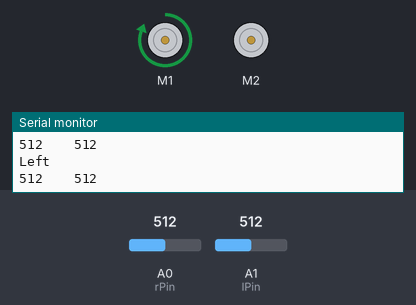
Simulated run of this sketch. Board: Arduino Uno, built with avr-gcc and run on an emulated ATmega328P. Shown: 2 × DC motor (green arrow = forward, orange = backward, longer = faster), the last lines printed to the serial monitor. The test bench sets the inputs (shaded band); at power-on: A0 (rPin) = 512, A1 (lPin) = 512.

Above: at 3.8 s.
3.9 s: A0 (rPin) set to 981
8.2 s: A0 (rPin) set to 1012
At 11.3 s:
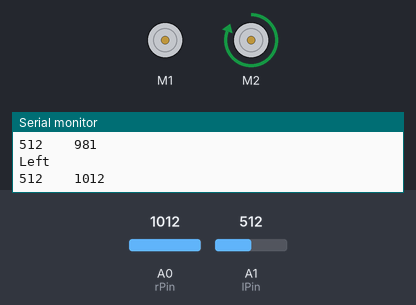
12.1 s: A1 (lPin) set to 988
17.2 s: A1 (lPin) set to 1010
At 19.4 s:
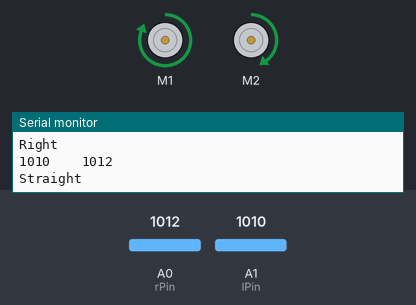
21.1 s: A1 (lPin) set to 990
At 25.3 s:
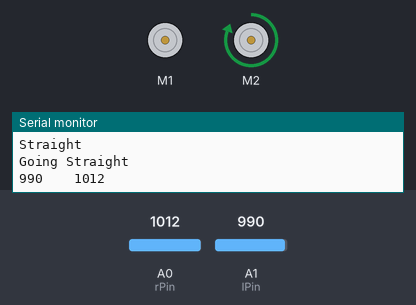
26.5 s: A1 (lPin) set to 1023
At 28.8 s:
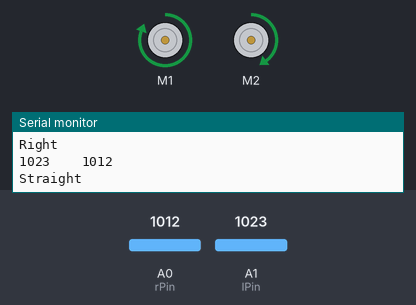
Timing chart, 0 to 30.3 s (numbered marks = the images above; inputs shaded):
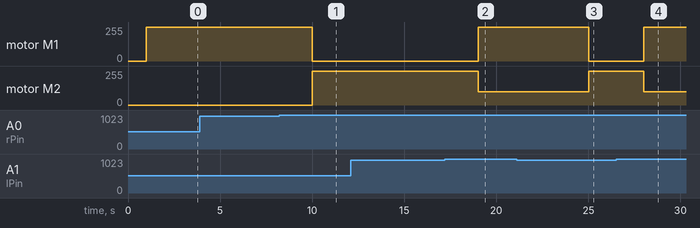

Measured:
- the behaviour switches between 999 and 1000 on A0 (rPin) (found by bisection; images 0 and 1)
- the behaviour switches between 1000 and 1001 on A1 (lPin) (found by bisection; images 1 and 2)
- after the input at 8.2 s, motor M1: forward 255/255 → stopped after 1.8 s; motor M2: stopped → forward 255/255 after 1.8 s
- after the input at 17.2 s, motor M1: stopped → forward 255/255 after 1.8 s; motor M2: forward 255/255 → forward 100/255 after 1.8 s
- after the input at 21.1 s, motor M1: forward 255/255 → stopped after 3.9 s; motor M2: forward 100/255 → forward 255/255 after 3.9 s
- after the input at 26.5 s, motor M1: stopped → forward 255/255 after 1.5 s; motor M2: forward 255/255 → forward 100/255 after 1.5 s

The sketch:

TapeFollowerApr_12_19.ino
```cpp
#include <Wire.h>
#include <Adafruit_MotorShield.h>

// Create the motor shield object with the default I2C address
Adafruit_MotorShield AFMS = Adafruit_MotorShield();
// Or, create it with a different I2C address (say for stacking)
// Adafruit_MotorShield AFMS = Adafruit_MotorShield(0x61);

// Select which 'port' M1, M2, M3 or M4. In this case, M1
Adafruit_DCMotor *rightMotor = AFMS.getMotor(1);
// You can also make another motor on port M2
Adafruit_DCMotor *leftMotor = AFMS.getMotor(2);

int rPin = A0; //input pin from the IR reader
int lPin = A1; //input pin from the IR reader
int rsensorVal = 0;  //initializes the value being read from the sensor
int lsensorVal = 0;  //initializes the value being read from the sensor
int turningVal1 = 0; //sets a turning value to compare the sensorValue to so it knows to turn left or right
int turningVal2 = 0;
int threshold = 1000; //this is the threshold value being checked against sensorVal
//#define FORWARD 0
//#define BACKWARD 1

void setup()
{
  Serial.begin(9600);
  pinMode(rPin, INPUT);
  pinMode(lPin, INPUT);

  AFMS.begin();  // create with the default frequency 1.6KHz
  //AFMS.begin(1000);  // OR with a different frequency, say 1KHz

  // Set the speed to start, from 0 (off) to 255 (max speed)
  rightMotor->setSpeed(150);
  rightMotor->run(FORWARD);
  // turn on motor
  rightMotor->run(RELEASE);

  leftMotor->setSpeed(150);
  leftMotor->run(FORWARD);
  // turn on motor
  leftMotor->run(RELEASE);
}

void loop()
{

  lsensorVal = analogRead(lPin);
  rsensorVal = analogRead(rPin);
  Serial.print(lsensorVal);
  Serial.print("    ");
  Serial.println(rsensorVal);
  delay(1000);

  if(rsensorVal > threshold && lsensorVal > threshold)
  {
  goStraight();
  Serial.println("Going Straight");
  }

//  else if (rsensorVal < threshold && lsensorVal < threshold&& abs(rsensorVal -lsensorVal)<50)
//  {
//    stopMotor();
//    }
  else if (rsensorVal < threshold)
  {
    goLeft();
  }
  else if (lsensorVal < threshold){
    goRight();
  }
}

void goStraight()
{
  // Drive both
 Serial.println("Straight");
 rightMotor->run(FORWARD);
 rightMotor->setSpeed(255);
 leftMotor->run(FORWARD);
 leftMotor->setSpeed(100);
 delay(2000);

}

void goLeft(){
 rightMotor->run(FORWARD);
 rightMotor->setSpeed(255);
 leftMotor->run(FORWARD);
 leftMotor->setSpeed(0);
 delay(2000);
  Serial.println("Left");
  }
void goRight(){
 rightMotor->run(FORWARD);
 rightMotor->setSpeed(0);
 leftMotor->run(FORWARD);
 leftMotor->setSpeed(255);
 delay(2000);
 Serial.println("Right");
}
```
